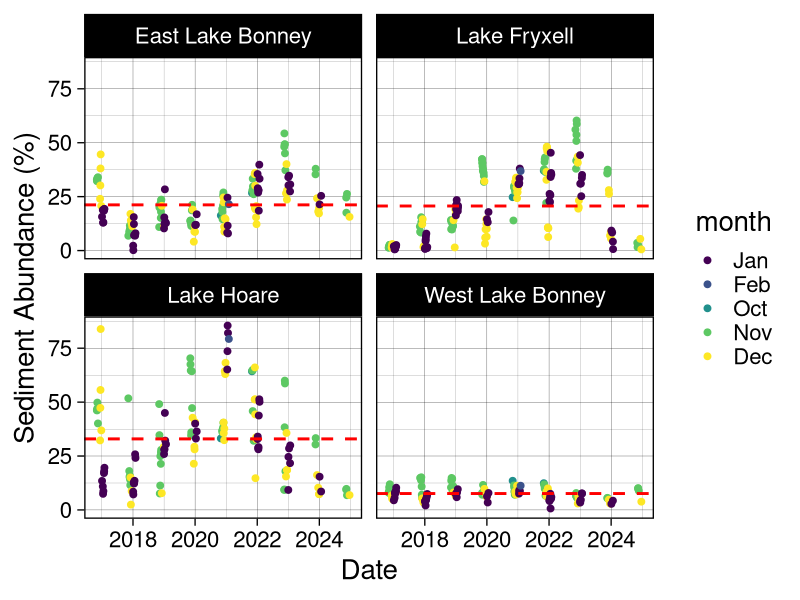
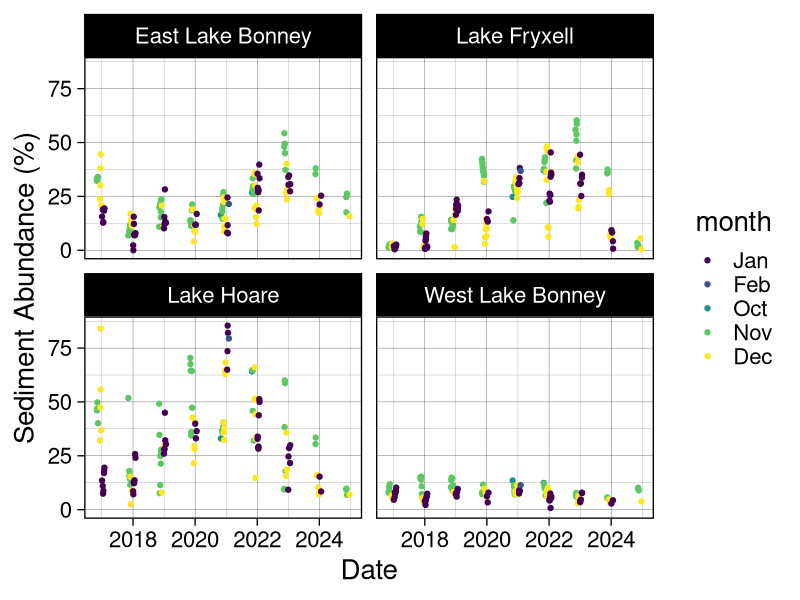
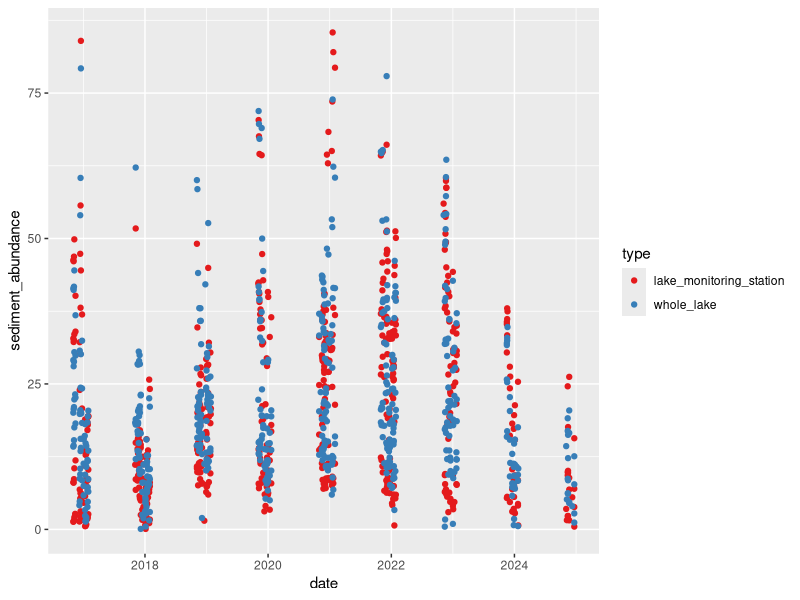
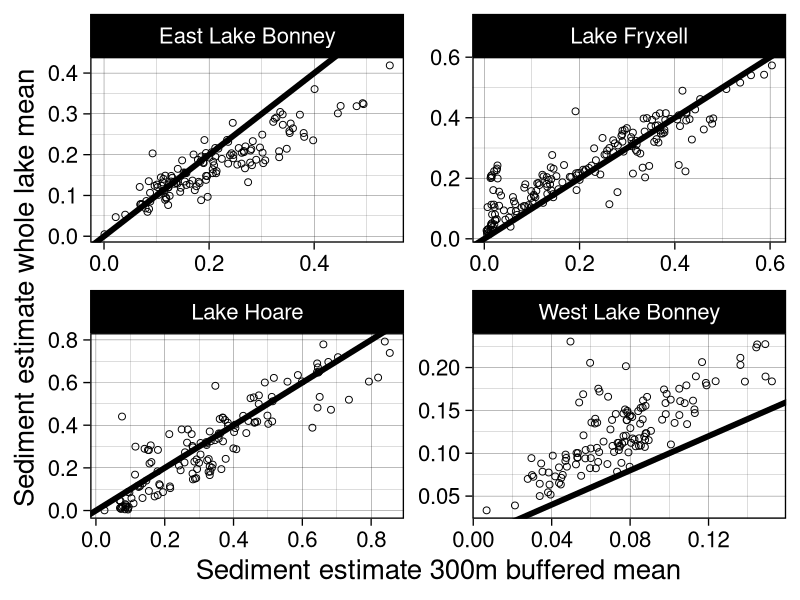
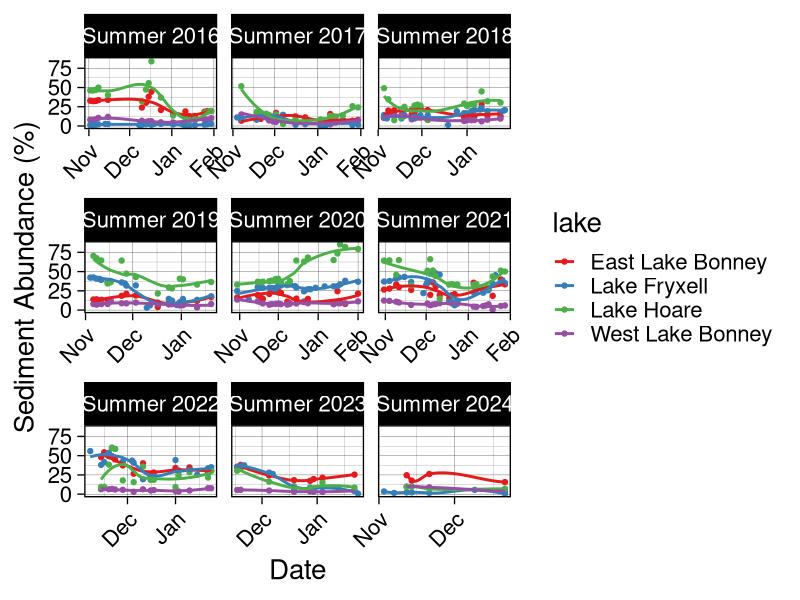
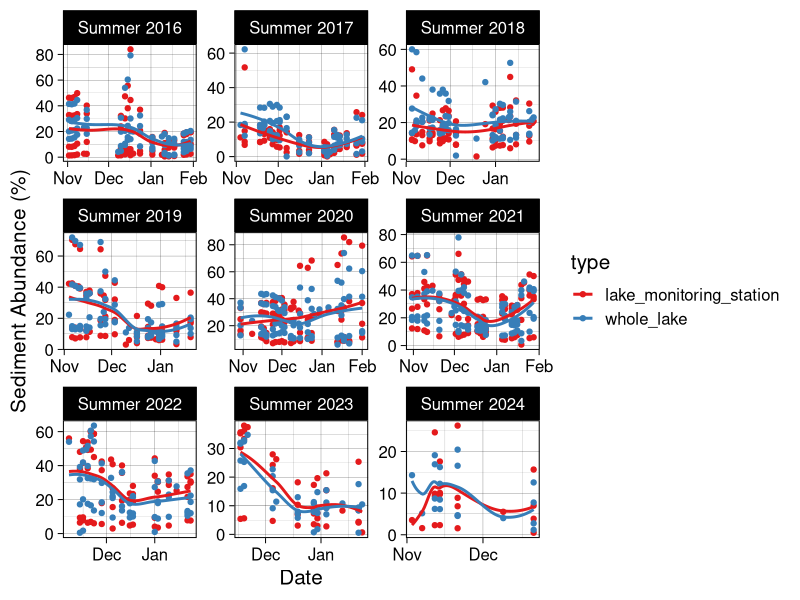
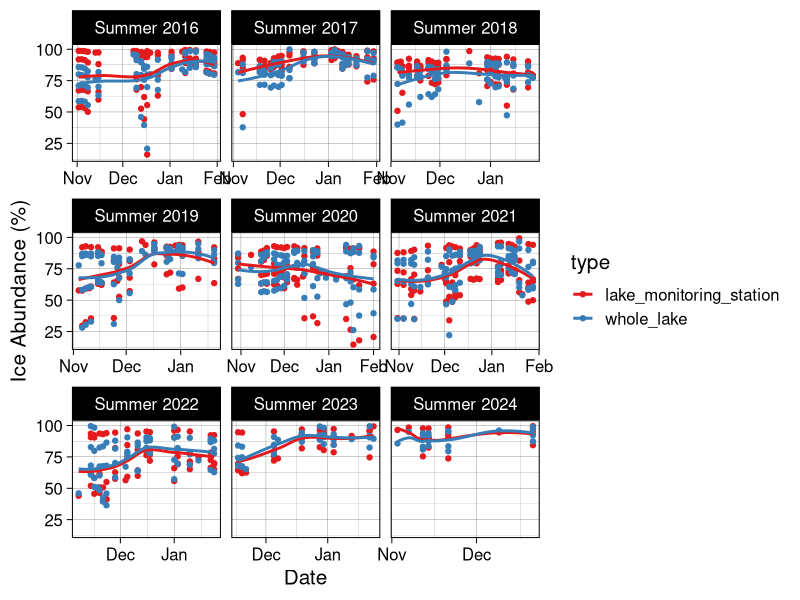
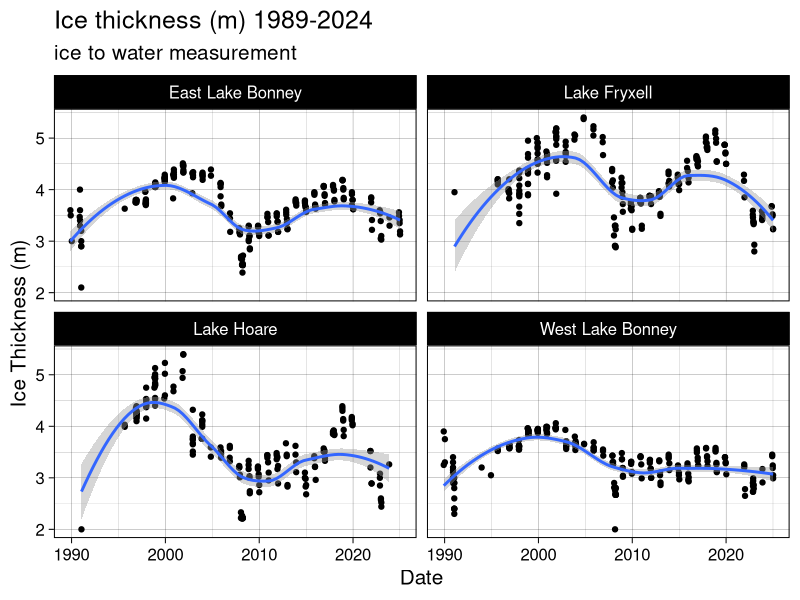

These charts were generated, in order, by the following R code: (Note: this script raises an error after producing the figures.)
######### TVLakes Sediment Output Comparison ###########
library(tidyverse)
library(RColorBrewer)
library(scales)

setwd("~/Documents/R-Repositories/MCM-LTER-MS")

## Define a season function to plot data by season. Makes data viz a lot easier. 
get_season <- function(date) {
  month <- month(date)
  year <- year(date)
  
  if (month %in% c(11, 12)) {
    return(paste0("Summer ", year))  # November and December belong to the current winter
  } else if (month == 1) {
    return(paste0("Summer ", year - 1))  # January belongs to the previous winter
  } else if (month == 2) {
    return(paste0("Summer ", year - 1))  # February belongs to the previous winter
  } else if (month == 3) {
    return(paste0("Fall ", year))  # March is Spring
  } else if (month %in% 4:5) {
    return(paste0("Fall ", year))  # April and May are Spring
  } else if (month == 6) {
    return(paste0("Winter ", year))  # June is Summer
  } else if (month %in% 7:8) {
    return(paste0("Winter ", year))  # July and August are Summer
  } else if (month == 9) {
    return(paste0("Spring ", year))  # September is Fall
  } else if (month %in% 10) {
    return(paste0("Summer ", year))  # October is Fall
  }
}

mean_BB <- read_csv("data/sediment abundance data/LANDSAT_sediment_abundances_20250403.csv") |> 
  mutate(date = ymd(date), 
         type = 'lake_monitoring_station', 
         season = sapply(date, get_season), 
         month = month(date, label = TRUE))

# Calculate lake-specific means
lake_means <- mean_BB |> 
  group_by(lake) |> 
  summarise(mean_sediment = mean(sediment_abundance * 100, na.rm = TRUE))

##### Plot by lake with lake-specific mean lines
ggplot(mean_BB, aes(date, sediment_abundance * 100, color = month)) + 
  geom_point(position = position_jitter(width = 0.2, height = 0.1), size = 2) + 
  geom_hline(data = lake_means, aes(yintercept = mean_sediment), 
             linetype = "dashed", color = "red", size = 1, inherit.aes = FALSE) +
  facet_wrap(vars(lake)) + 
  xlab("Date") + 
  ylab("Sediment Abundance (%)") + 
  theme_linedraw(base_size = 20)

ggsave("plots/manuscript/chapter 1/BB_sed_by_lake_with_mean_line.png", dpi = 700, 
       height = 8, width = 12)

#####plot by lake
ggplot(mean_BB, aes(date, sediment_abundance*100, color = month)) + 
  geom_point(position = position_jitter(width = 0.2, height = 0.1)) + 
  facet_wrap(vars(lake)) + 
  #scale_x_date(labels = date_format("%b"), breaks = "1 month") + 
  xlab("Date") + ylab("Sediment Abundance (%)") + 
  #scale_color_brewer(palette = "Set1") +
  theme_linedraw(base_size = 20)

ggsave("plots/manuscript/chapter 1/BB_sed_by_lake.png", dpi = 700, 
       height = 8, width = 12)

mean_wholelake <- read_csv("data/sediment abundance data/LANDSAT_wholelake_mean_20250403.csv") |> 
  mutate(date = ymd(date), 
         type = "whole_lake", 
         season = sapply(date, get_season), 
         month = month(date, label = TRUE))

# join the two files for easy comparison and plotting
means <- rbind(mean_BB, mean_wholelake) |> 
  mutate(sediment_abundance = sediment_abundance*100, 
         ice_abundance = ice_abundance*100) |> 
  mutate(year = year(date), 
         month = month(date))

## plot the raw output for sediment abundance/ice abundance against each other and see how the outputs compare
ggplot(means, aes(date, sediment_abundance, color = type)) + 
  geom_point() + 
  scale_color_brewer(palette = "Set1") 

mean_bluebox = mean_BB |> 
  mutate(sediment_abundance_bb = sediment_abundance) |> 
  dplyr::select(c(date, lake, sediment_abundance_bb))

mean_whole = mean_wholelake |> 
  mutate(sediment_abundance_wholelake = sediment_abundance) |> 
  dplyr::select(c(date, lake, sediment_abundance_wholelake))

means_pivot = mean_bluebox |> 
  full_join(mean_whole)

ggplot(means_pivot, aes(sediment_abundance_bb, sediment_abundance_wholelake)) + 
  geom_point(size = 2, shape = 1) + 
  geom_abline(size = 2) +
  xlab("Sediment estimate 300m buffered mean") + ylab("Sediment estimate whole lake mean") + 
  facet_wrap(~lake, scales = "free") + 
  theme_linedraw(base_size = 20)

ggsave("plots/manuscript/chapter 1/wholelake_vs_bb.png", 
       height = 8, width = 8, dpi = 300)

#By season for just the lake monitoring site
ggplot(mean_BB, aes(date, sediment_abundance*100, color = lake)) + 
  geom_point() + 
  geom_smooth(se = F) + 
  scale_color_brewer(palette = "Set1") + 
  facet_wrap(vars(season), scales = "free_x") +
  scale_x_date(labels = date_format("%b"), breaks = "1 month") + 
  xlab("Date") + ylab("Sediment Abundance (%)") + 
  theme_linedraw(base_size = 20) + 
  theme(axis.text.x = element_text(angle = 45, hjust = 1))

ggsave("plots/manuscript/chapter 1/BB_sed_by_season.png", dpi = 700, 
       height = 8, width = 12)

# facet by season for sed abundance
ggplot(means, aes(date, sediment_abundance, color = type)) + 
  geom_point() + 
  geom_smooth(se = F) + 
  scale_color_brewer(palette = "Set1") + 
  facet_wrap(vars(season), scales = "free") +
  scale_x_date(labels = date_format("%b"), breaks = "1 month") + 
  xlab("Date") + ylab("Sediment Abundance (%)") + 
  theme_linedraw(base_size = 15)

ggsave("plots/manuscript/chapter 1/whole_lake_vs_BB_sed_abundance.png", dpi = 700, 
       height = 8, width = 12)

# facet by season for ice abundance
ggplot(means, aes(date, ice_abundance, color = type)) + 
  geom_point() + 
  geom_smooth(se = F) + 
  scale_color_brewer(palette = "Set1") + 
  facet_wrap(vars(season), scales = "free_x") +
  scale_x_date(labels = date_format("%b"), breaks = "1 month") + 
  xlab("Date") + ylab("Ice Abundance (%)") + 
  theme_linedraw(base_size = 15)

ggsave("plots/manuscript/chapter 1/whole_lake_vs_BB_ice_abundance.png", dpi = 700, 
       height = 8, width = 12)


## load lake ice: 
lakeice1 <- read_csv("data/lake ice/mcmlter-lake-ice_thickness-20250218_0_2025.csv") |> 
  mutate(date_time = mdy_hm(date_time), 
         month = month(date_time, label = TRUE), 
         year = year(date_time),
         year = as.numeric(year),
         z_water_m = z_water_m*-1, 
         season = sapply(date_time, get_season)) |> 
  rename("lake" = location_name) |> 
  filter(lake == "Lake Fryxell" | lake == "Lake Hoare" | lake == "East Lake Bonney" | lake == "West Lake Bonney") |> 
  #filter(year >= 2016) |> 
  filter(!grepl("^B", location))

ggplot(lakeice1, aes(date_time, z_water_m)) + 
  geom_point() + 
  geom_smooth(se = T) + 
  facet_wrap(vars(lake)) + 
  theme_linedraw(base_size = 15) + 
  #scale_color_brewer(palette = "Set1") +
  xlab("Date") + ylab("Ice Thickness (m)") + 
  ggtitle("Ice thickness (m) 1989-2024", 
          subtitle = "ice to water measurement")

ggsave("plots/manuscript/chapter 1/ice_thickness_total_years.png", dpi = 700, 
       height = 8, width = 12)

lakeice = lakeice1 |> 
  filter(date_time >= "2016-05-01") |> 
  #mutate(season = sapply(date_time, get_season)) |> 
  filter(str_detect(string = location, pattern = "incubation hole") | 
           str_detect(string = location, pattern = "sample hole")) |> 
  filter(grepl("^O", location)) |> 
  drop_na(z_water_m)

#FIND SEASONAL DROPOFF OF ICE THICKNESS
seasonal_changes <- lakeice %>%
  group_by(season, lake) |> 
  arrange(season, date_time) %>%
  summarise(
    First_Measurement = first(z_water_m),
    Last_Measurement = last(z_water_m),
    Difference = Last_Measurement - First_Measurement
  )

ggplot(seasonal_changes, aes(season, Difference)) + 
  geom_col(aes(fill = lake)) + 
  scale_fill_brewer(palette = "Set1") + 
  facet_wrap(vars(lake)) + 
  theme_linedraw(base_size = 20) + 
  theme(axis.text.x = element_text(angle = 45, hjust = 1), 
        legend.position = "none") + 
  xlab("Seasonal") + ylab("Change in Ice Thickness")

ggsave("plots/manuscript/chapter 1/seasonal_ice_drop.png", 
       height = 8, width = 12, dpi = 300)

li_summary = lakeice |> 
  mutate(week = week(date_time)) |> 
  group_by(year, month, lake) |> 
  summarize(mean_thickness = mean(z_water_m, na.rm = T))

## sediment
sed_monthly <- means |> 
  mutate(week = week(date), 
         month = month(date, label = TRUE)) |> 
  group_by(year, month, lake, type) |>
  summarize(mean_sed = mean(sediment_abundance, na.rm = T)) |> 
  print()

fulljoined = full_join(sed_monthly, li_summary) |> 
  drop_na() |> 
  filter(type == "lake_monitoring_station")

##### plot
ggplot(fulljoined, aes(mean_sed, mean_thickness)) + 
  geom_smooth(method = "lm", se = F) + 
  geom_point(aes(color = month), size = 3) + 
  facet_wrap(vars(lake), scales = "free") + 
  ggtitle("October-February") + 
  xlab("Mean Sediment Abundance (%)") + ylab("Mean Ice Thickness (m)") + 
  #scale_color_brewer(palette = "Set1") +
  theme_linedraw(base_size = 20) 

ggsave("plots/manuscript/chapter 1/sed_vs_ice_thickness.png", 
       width = 12, height = 8, dpi = 300)

all_data_lm = fulljoined |> 
  group_by(lake) |> 
  nest() |> 
  mutate(
    model = map(data, ~ lm(mean_sed ~mean_thickness, data = .x)),
    tidied = map(model, broom::tidy)
  )

all_data_lm %>% select(lake, tidied) %>% unnest(tidied)


### now remove November and October Values
#fulljoin_filter <- fulljoined |> 
#  filter(month == 12 | month == 1)
fulljoin_peak_solar <- fulljoined |> 
  filter(month == "Jan")

ggplot(fulljoin_peak_solar, aes(mean_sed, mean_thickness, color = type)) + 
  geom_smooth(method = "lm", se = F) + 
  geom_point() + 
  facet_wrap(vars(lake), scales = "free") + 
  ggtitle("January") + 
  scale_color_brewer(palette = "Set1") +
  theme_linedraw(base_size = 20) 

ggsave("plots/manuscript/chapter 1/wholelakesed_vsthickness_jan.png", 
       width = 12, height = 8, dpi = 300)

# now filter for only early year estimates, October - December
jan_dec_fulljoin <- fulljoined |> 
  filter(
    month == "Jan" | 
      month == "Dec")

ggplot(jan_dec_fulljoin, aes(mean_sed, mean_thickness)) + 
  geom_smooth(method = "lm", se = F) + 
  geom_point(aes(color = month)) + 
  facet_wrap(vars(lake), scales = "free") + 
  ggtitle("January - December") + 
  #scale_color_brewer(palette = "Set1") +
  theme_linedraw(base_size = 20) 

jan_dec_lm = jan_dec_fulljoin |> 
  group_by(lake) |> 
  nest() |> 
  mutate(
    model = map(data, ~ lm(mean_sed ~ mean_thickness, data = .x)),
    tidied = map(model, broom::tidy),
    glanced = map(model, broom::glance)  # this adds R², adj R², etc.
  )

save = jan_dec_lm %>% select(lake, tidied, glanced) |> 
  unnest(tidied, names_sep = "_coef") |> 
  unnest(glanced, names_sep = "_model")


jan_fulljoin <- fulljoined |> 
  filter(month == 1)

ggplot(jan_fulljoin, aes(mean_sed, mean_thickness, color = type)) + 
  geom_smooth(method = "lm", se = F) + 
  geom_point() + 
  facet_wrap(vars(lake), scales = "free") + 
  ggtitle("January") + 
  scale_color_brewer(palette = "Set1") +
  xlab("Mean Sediment Abundance (%)") + ylab("Mean Ice Thickness (m)") + 
  theme_linedraw(base_size = 20)  

ggsave("plots/manuscript/chapter 1/jan_only_sed.png", 
       dpi = 300, height = 8, width = 12)


####### do restructuring to look at this by week ###
li_summary_2 = lakeice |> 
  mutate(week = week(date_time), 
         #month = month(date, label = TRUE)
         ) |> 
  group_by(year, week, lake) |> 
  summarize(mean_thickness = mean(z_water_m, na.rm = T))

## sediment
sed_monthly_2 <- means |> 
  mutate(week = week(date), 
         month = month(date, label = TRUE)) |> 
  group_by(year, week, lake, type) |> 
  summarize(mean_sed = mean(sediment_abundance, na.rm = T)) |> 
  print()

fulljoined_2 = full_join(sed_monthly_2, li_summary_2) |> 
  drop_na() |> 
  filter(type == "lake_monitoring_station")

peak_solar_week <- fulljoined_2 |> 
  filter(
    week == 44 |
      week == 45 |
      week == 46 |
      week == 47 |
      week == 48 |
      week == 49 |
      week == 50 |
      week == 51 | 
      week == 52 | 
      week == 1 | 
      week == 2 #|
      #week == 3
      )

peak_solar_lm <- peak_solar_week |> 
  group_by(lake) |> 
  nest() |> 
  mutate(
    model = map(data, ~ lm(mean_sed ~ mean_thickness, data = .x)),
    tidied = map(model, broom::tidy),
    glanced = map(model, broom::glance)  # this adds R², adj R², etc.
  )

# To see both coefficients and R² together
peak_solar_lm |> 
  select(lake, tidied, glanced) |> 
  unnest(tidied, names_sep = "_coef") |> 
  unnest(glanced, names_sep = "_model") 


ggplot(peak_solar_week, aes(mean_sed, mean_thickness)) + 
  geom_smooth(method = "lm", se = F) + 
  geom_point(size = 3) + 
  facet_wrap(vars(lake), scales = "free") + 
  ggtitle("Peak Solar") + 
  scale_color_brewer(palette = "Set1") +
  xlab("Mean Sediment Abundance (%)") + ylab("Mean Ice Thickness (m)") + 
  theme_linedraw(base_size = 20)  

ggsave("plots/manuscript/chapter 1/Peak_Solar_Comparison_20250408.png", 
       width = 12, height = 8, dpi = 300)

#### Create a dual panel plot where only the lake ice thickness from 2016-2024 to sediment abundannce
# Need to join the sed data frame to the lake ice data frame
mean_BB_week <- mean_BB |> 
  filter(date < "2025-02-01")

library(ggpubr)

# Step 1: Define all possible months (in your case)
all_months <- c("Jan", "Feb", "Oct", "Nov", "Dec")

# Step 2: Get colors from RColorBrewer
# Let's say we use "Set1" which has up to 9 nice discrete colors
palette <- brewer.pal(n = length(all_months), name = "Set1")
palette <- brewer.pal(n = length(all_months), name = "Set1")

# Step 3: Map months to specific colors
month_colors <- setNames(palette, all_months)

months1 <- c("Jan", "Feb", "Oct", "Nov", "Dec")
plot1 <- ggplot(mean_BB_week, aes(date, sediment_abundance*100)) + 
  geom_point(aes(color = month)) + 
  geom_smooth(se = F) + 
  ylab("Sediment Abundance") + xlab("Date") + 
  ggtitle("Sediment Coverage (%)") + 
  facet_wrap(vars(lake), scales = "free") + 
  scale_fill_manual(values = month_colors[months1]) + 
  theme_linedraw(base_size = 20) + 
  theme(axis.text.x = element_text(angle = 45, hjust = 1)) + 
  scale_x_date(
    breaks = seq(as.Date("2010-01-01"), as.Date("2025-01-01"), by = "year"),
    labels = date_format("%Y")
  )

months2 <- c("Jan", "Nov", "Dec")
plot2 <- ggplot(lakeice, aes(date_time, z_water_m)) + 
  geom_point(aes(color = month)) + 
  geom_smooth(se = F) + 
  ylab("Ice Thickness (m)") + xlab("Date") + 
  ggtitle("Ice Thickness") + 
  facet_wrap(vars(lake)) +
  scale_fill_manual(values = month_colors[c("Jan", "Nov", "Dec")]) + 
  theme_linedraw(base_size = 20) + 
  theme(axis.text.x = element_text(angle = 45, hjust = 1)) + 
  scale_x_datetime(
    breaks = as.POSIXct(paste0(2010:2025, "-01-01")),
    labels = date_format("%Y")
  )

ggarrange(plot1, plot2)

ggsave("plots/manuscript/chapter 1/sed_abundance_ice_thick_timeseries.png", 
       dpi = 300, height = 8, width = 15)

#ggplot() + 
#  geom_point(data = lakeice, aes(x = as.Date(date_time), y = z_water_m)) + 
#  geom_point(data = mean_BB, aes(x = date, y = sediment_abundance)) + 
##  facet_wrap(vars(lake)) + 
#  xlab("Date") + ylab("Ice thickness (m)") +
#  scale_color_brewer(palette = "Set1") +
#  theme_linedraw(base_size = 20) 




######### investing different buffering distances #########
mean_150m <- read_csv("data/sediment abundance data/LANDSAT_sediment_abundances_150m_20250301.csv") |> 
  mutate(date = ymd(date), 
         buffer_distance = '150')

mean_300m = mean_BB |> 
  mutate(buffer_distance = '300') |> 
  select(-type)

mean_450m = read_csv("data/sediment abundance data/LANDSAT_sediment_abundances_450m_20250301.csv") |> 
  mutate(date = ymd(date), 
         buffer_distance = '450')

mean_600m = read_csv("data/sediment abundance data/LANDSAT_sediment_abundances_600m_20250301.csv") |> 
  mutate(date = ymd(date), 
         buffer_distance = '600') |> 
  select(-approx_albedo)

mean_900m = read_csv("data/sediment abundance data/LANDSAT_sediment_abundances_900m_20250301.csv") |> 
  mutate(date = ymd(date), 
         buffer_distance = '900')

buffers <- rbind(mean_150m, mean_300m, mean_450m, mean_600m, mean_900m) |> 
  mutate(ice_abundance = ice_abundance*100, 
         sediment_abundance = sediment_abundance*100, 
         season = sapply(date, get_season)) |> 
  select(-sediment)

write_csv(buffers, "data/sediment abundance data/LANDSAT_all_buffer_distances_20250301.csv")

### plot cropping distance comparisons
#sed
ggplot(buffers, aes(date, sediment_abundance, color = buffer_distance)) + 
  geom_point() + 
  scale_color_brewer(palette = "Set1") + 
  facet_wrap(vars(lake)) + 
 # scale_x_date(labels = date_format("%b"), breaks = "1 month") + 
  xlab("Date") + ylab("Sediment Abundance (%)") + 
  theme_linedraw(base_size = 15)

ggsave("plots/manuscript/chapter 1/comparison_of_buffer_distances_sed_bylake.png", dpi = 700, 
       height = 8, width = 10)

#ice
ggplot(buffers, aes(date, ice_abundance, color = buffer_distance)) + 
  geom_point() + 
  scale_color_brewer(palette = "Set1") + 
  facet_wrap(vars(lake)) + 
  # scale_x_date(labels = date_format("%b"), breaks = "1 month") + 
  xlab("Date") + ylab("Ice Abundance (%)") + 
  theme_linedraw(base_size = 15)

ggsave("plots/manuscript/chapter 1/comparison_of_buffer_distances_sed_bylake.png", dpi = 700, 
       height = 8, width = 10)

## facet by season
#ice
ggplot(buffers, aes(date, ice_abundance, color = buffer_distance)) + 
  geom_point() + 
  scale_color_brewer(palette = "Set1") + 
  facet_wrap(vars(lake, season), scales = "free") + 
  scale_x_date(labels = date_format("%b"), breaks = "1 month") + 
  xlab("Date") + ylab("Ice Abundance (%)") + 
  theme_linedraw(base_size = 10)

ggsave("plots/manuscript/chapter 1/comparison_of_buffer_distances_sed_byseason.png", dpi = 700, 
       height = 10, width = 10)

#sed
ggplot(buffers, aes(date, sediment_abundance, color = buffer_distance)) + 
  geom_point() + 
  scale_color_brewer(palette = "Set1") + 
  facet_wrap(vars(lake, season), scales = "free") + 
  scale_x_date(labels = date_format("%b"), breaks = "1 month") + 
  xlab("Date") + ylab("Sediment Abundance (%)") + 
  theme_linedraw(base_size = 10)

ggsave("plots/manuscript/chapter 1/comparison_of_buffer_distances_sed_byseason.png", dpi = 700, 
       height = 10, width = 10)
